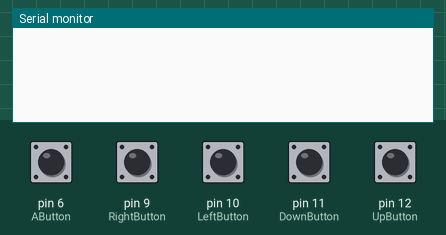
A sketch run on a simulated Arduino Uno, built with avr-gcc and run on an emulated ATmega328P. Shown: the last lines printed to the serial monitor. The inputs (shaded band) are chosen by the test bench; at power-on: pin 6 (AButton), pin 9 (RightButton), pin 10 (LeftButton), pin 11 (DownButton), pin 12 (UpButton) LOW.

Above: at 1.2 s.
1.3 s: pin 6 (AButton) pulled HIGH for 0.15 s
At 2.4 s:
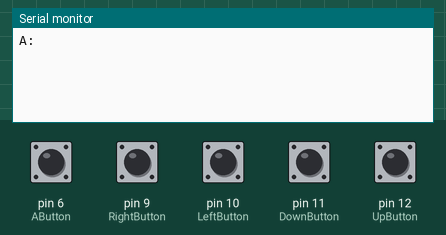
2.9 s: pin 9 (RightButton) pulled HIGH for 0.15 s
At 3.6 s:
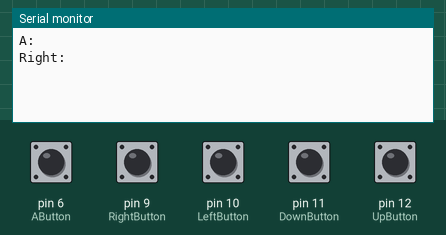
4.5 s: pin 10 (LeftButton) pulled HIGH for 0.15 s
At 4.9 s:
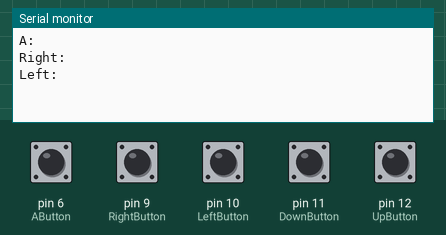
6.1 s: pin 11 (DownButton) pulled HIGH for 0.15 s
At 7.3 s:
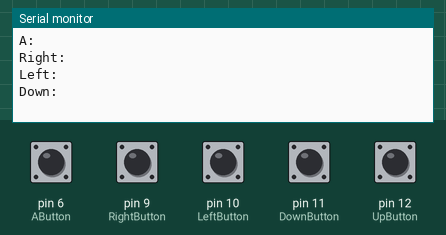
7.7 s: pin 12 (UpButton) pulled HIGH for 0.15 s
At 8.5 s:
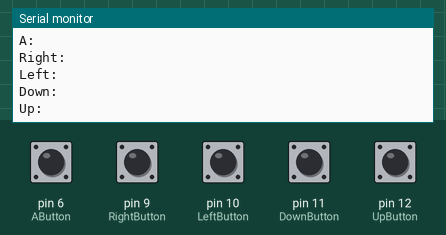

The sketch:

Controller_1.ino
```cpp
 // Button input pins
const int UpButton = 12;
const int DownButton = 11;
const int LeftButton = 10;
const int RightButton = 9;
const int AButton = 6; // Enter button
const int BButton = 7; // Back button


// Joystick axis/input setup
/*
const int SW_pin = 2;
const int x_analog_pin = 0;
const int y_analog_pin = 1;
*/
void setup(){
   Serial.begin(115200);

   pinMode(UpButton, INPUT);
   pinMode(DownButton, INPUT);
   pinMode(LeftButton, INPUT);
   pinMode(RightButton, INPUT);
   pinMode(AButton, INPUT);
  /*
  pinMode(SW_pin, INPUT);
  digitalWrite(SW_pin, HIGH);
  */
}
void loop(){
  // joystick();

 if(digitalRead(UpButton) == HIGH){
  Serial.println("Up:");//It doesn't matter what you print. Just have a colon at the end to make it easier to parse the string.
  delay(300);
   }
 if(digitalRead(DownButton) == HIGH){
  Serial.println("Down:");
  delay(300);
   }
 if(digitalRead(LeftButton) == HIGH){
  Serial.println("Left:");
  delay(300);
   }
if(digitalRead(RightButton) == HIGH){
  Serial.println("Right:");
  delay(300);
   }
 if(digitalRead(AButton) == HIGH) {
  Serial.println("A:");
  delay(300);
 }

}
/*
void joystick() {
  Serial.print("Switch:  ");
  Serial.print(digitalRead(SW_pin));
  Serial.print("\n");
  Serial.print("X-axis: ");
  Serial.print(analogRead(x_analog_pin));
  Serial.print("\n");
  Serial.print("Y-axis: ");
  Serial.println(analogRead(y_analog_pin));
  Serial.print("\n\n");
  delay(500);
}
*/
```

Measured:
- after the input at 1.3 s, the serial monitor: prints a new line at once (image 1)
- after the input at 2.9 s, the serial monitor: prints a new line at once (image 2)
- after the input at 4.5 s, the serial monitor: prints a new line at once (image 3)
- after the input at 6.1 s, the serial monitor: prints a new line at once (image 4)
- after the input at 7.7 s, the serial monitor: prints a new line at once (image 5)
